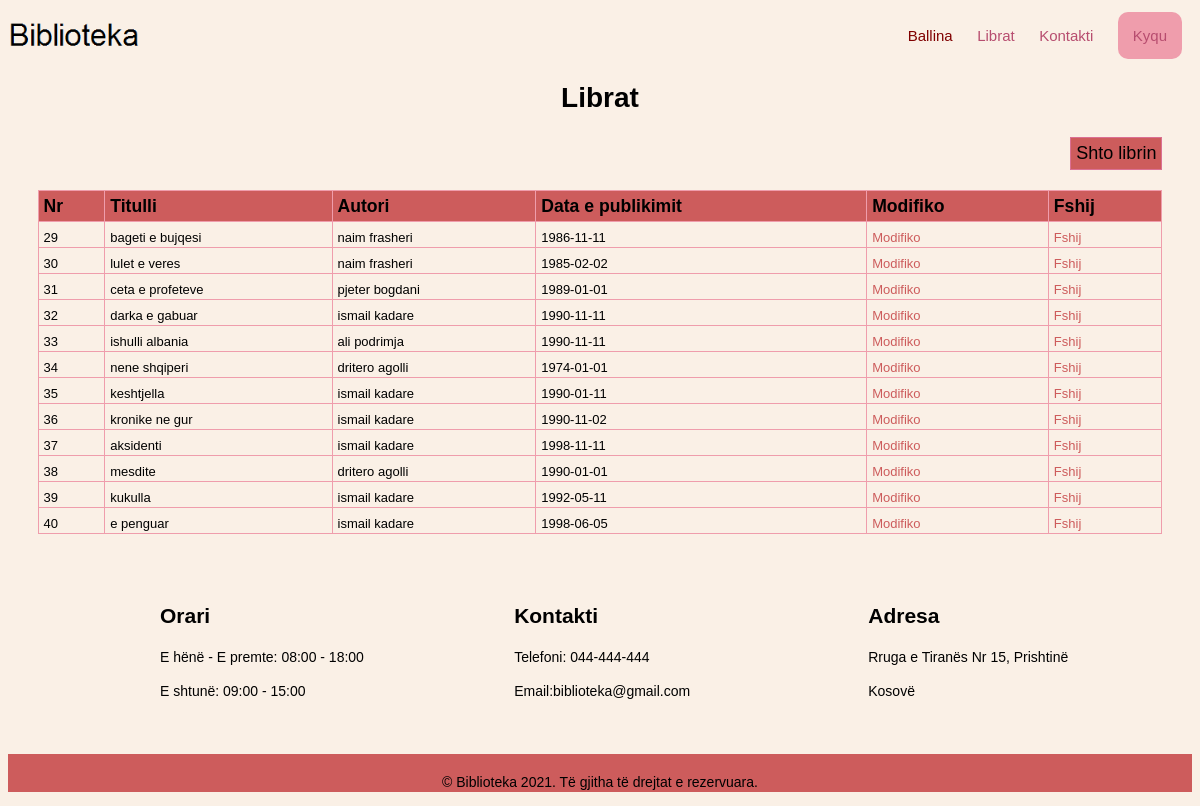
/librat.php, run on the app's committed database.
### tables this page shows
CREATE TABLE `libri` (
  `libriid` int(11) NOT NULL,
  `titulli` varchar(50) DEFAULT NULL,
  `autoriid` int(11) NOT NULL,
  `isbn` varchar(50) DEFAULT NULL,
  `dataepublikimit` date DEFAULT NULL
);

CREATE TABLE `autori` (
  `autoriid` int(11) NOT NULL,
  `emri` varchar(50) DEFAULT NULL,
  `mbiemri` varchar(50) DEFAULT NULL,
  `shteti` varchar(50) DEFAULT NULL
);

### includes/sqlFunction.php (called while the page is built, shortened)
<?php
function connection(){
    $dbcon = mysqli_connect('localhost','root','','biblioteka');
    return $dbcon;
}
function merrLibrat (){
    $dbcon = connection();
    $sql="SELECT l.libriid, l.titulli, a.emri, a.mbiemri,l.dataepublikimit from libri l ";
    $sql.="INNER JOIN autori a ON l.autoriid=a.autoriid";
    return mysqli_query($dbcon,$sql);
}
?>

### librat.php (the view)
<?php include_once('includes/header.php'); ?>
<?php include_once('includes/sqlFunction.php'); ?>
        <main class="page">
        <section id="content" style="width: 95%; margin: 0 auto;">
            <div id="l1">
            <h1>Librat</h1>
            <button class="shto"><a href="shto_liber.php">Shto librin</a></button>
        </div>
            <table id="members">
                <tr>
                  <th>Nr</th>
                  <th>Titulli </th>
                  <th>Autori</th>
                  <th>Data e publikimit</th>
                  <th>Modifiko</th>
                  <th>Fshij</th>
                </tr>
        <?php
                    $librat=merrLibrat();
                    if(mysqli_num_rows($librat)>0 ){
                        while ($libri=mysqli_fetch_assoc($librat)){
                            echo "<tr>";
                            $libriid=$libri['libriid'];
                            echo "<td>" . $libri['libriid']."</td>";
                            echo "<td>" . $libri['titulli']."</td>";
                            echo "<td>" . $libri['emri']." " . $libri['mbiemri'] . "</td>";
                            echo "<td>" . $libri['dataepublikimit']."</td>";
                            echo "<td><a href='modifiko_liber.php?lib={$libriid}'style='text-decoration: none; color: #CD5C5C;'> Modifiko</a> </td>";
                            echo "<td><a href='fshij_liber.php?lib={$libriid}'style='text-decoration: none; color: #CD5C5C;'> Fshij</a> </td>";
                            echo "</tr>";
                        }
                    }else{
                        echo "Nuk ka shenime ne DB";
                    }
                ?>
            </table>
                  </section>
                    <section id="box" >
                           <article class="b1">
                           <h2>Orari</h2>
                            <p> E hënë - E premte: 08:00 - 18:00</p>
                            <p>E shtunë: 09:00 - 15:00</p>
                           </article>
                            <article class="b1">
                                <h2>Kontakti</h2>
                                <p>Telefoni: 044-444-444 </p>
                                <p>Email:biblioteka@gmail.com</p>
                          </article>
                             <article class="b1">
                                <h2>Adresa </h2>
                                <p> Rruga e Tiranës  Nr 15, Prishtinë</p>
                                <p>Kosovë</p>
                          </article>
                  </section>
               </main>
 <?php include_once('includes/footer.php'); ?>

### css/style.css (style rules this page uses)
* { font-family: sans-serif; background: #FAF0E6; }
.page { width: 100%; }
.page #content h1 { text-align: center; font-size: 28px; margin-top: 20px; }
#content .item1 img,h2,p { padding: 2px; }
#content .item1 h2,p { margin-top:6px; }
.page #box .b1 { width: 30%; height: 150px; font-size: 14px; display: inline-block; margin-top: 50px; margin-right: 30px; }
.page #box { background-color: #FAF0E6 !important; width: 90%; margin: 20px 150px; }
.shto { background-color: #CD5C5C; border: 1px solid #DB7093; padding: 5px; font-size: 18px; cursor: pointer; float: right; }
.shto a { color: black; text-decoration: none; background-color: #CD5C5C; }
#members { float: left; margin-top: 20px; width:100%; empty-cells: show; border-collapse:collapse; }
#members td, #members th { font-size:13px; border:1px solid #ef9dac; padding:8px 5px 2px; }
#members th { font-size:1.1em; text-align:left; padding-top:5px; padding-bottom:4px; background-color: #CD5C5C; color:black; }

### data on the page
libri: libriid "29", titulli "bageti e bujqesi", autoriid.emri "naim", autoriid.mbiemri "frasheri", dataepublikimit "1986-11-11"
libri: libriid "30", titulli "lulet e veres", autoriid.emri "naim", autoriid.mbiemri "frasheri", dataepublikimit "1985-02-02"
libri: libriid "31", titulli "ceta e profeteve", autoriid.emri "pjeter", autoriid.mbiemri "bogdani", dataepublikimit "1989-01-01"
libri: libriid "32", titulli "darka e gabuar", autoriid.emri "ismail", autoriid.mbiemri "kadare", dataepublikimit "1990-11-11"
libri: libriid "33", titulli "ishulli albania", autoriid.emri "ali", autoriid.mbiemri "podrimja", dataepublikimit "1990-11-11"
libri: libriid "34", titulli "nene shqiperi", autoriid.emri "dritero", autoriid.mbiemri "agolli", dataepublikimit "1974-01-01"
libri: libriid "35", titulli "keshtjella", autoriid.emri "ismail", autoriid.mbiemri "kadare", dataepublikimit "1990-01-11"
libri: libriid "36", titulli "kronike ne gur", autoriid.emri "ismail", autoriid.mbiemri "kadare", dataepublikimit "1990-11-02"
libri: libriid "37", titulli "aksidenti", autoriid.emri "ismail", autoriid.mbiemri "kadare", dataepublikimit "1998-11-11"
libri: libriid "38", titulli "mesdite", autoriid.emri "dritero", autoriid.mbiemri "agolli", dataepublikimit "1990-01-01"
libri: libriid "39", titulli "kukulla", autoriid.emri "ismail", autoriid.mbiemri "kadare", dataepublikimit "1992-05-11"
libri: libriid "40", titulli "e penguar", autoriid.emri "ismail", autoriid.mbiemri "kadare", dataepublikimit "1998-06-05"
